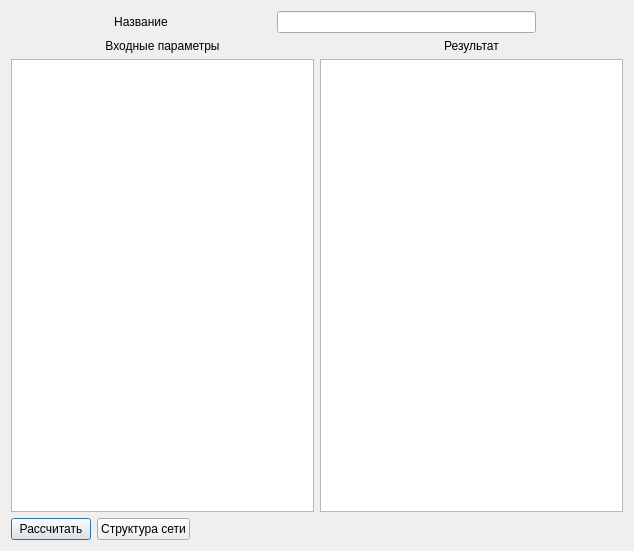
<?xml version="1.0" encoding="UTF-8"?>
<ui version="4.0">
 <class>TestNNDialog</class>
 <widget class="QDialog" name="TestNNDialog">
  <property name="geometry">
   <rect>
    <x>0</x>
    <y>0</y>
    <width>634</width>
    <height>551</height>
   </rect>
  </property>
  <property name="windowTitle">
   <string>Dialog</string>
  </property>
  <layout class="QVBoxLayout" name="verticalLayout_3">
   <item>
    <layout class="QHBoxLayout" name="horizontalLayout_2" stretch="3,3,1">
     <item>
      <widget class="QLabel" name="label">
       <property name="text">
        <string>Название</string>
       </property>
       <property name="alignment">
        <set>Qt::AlignCenter</set>
       </property>
      </widget>
     </item>
     <item>
      <widget class="QLineEdit" name="nnNameLineEdit"/>
     </item>
     <item>
      <spacer name="horizontalSpacer">
       <property name="orientation">
        <enum>Qt::Horizontal</enum>
       </property>
       <property name="sizeHint" stdset="0">
        <size>
         <width>40</width>
         <height>20</height>
        </size>
       </property>
      </spacer>
     </item>
    </layout>
   </item>
   <item>
    <layout class="QHBoxLayout" name="horizontalLayout">
     <item>
      <layout class="QVBoxLayout" name="verticalLayout">
       <item>
        <widget class="QLabel" name="label_2">
         <property name="text">
          <string>Входные параметры</string>
         </property>
         <property name="alignment">
          <set>Qt::AlignCenter</set>
         </property>
        </widget>
       </item>
       <item>
        <widget class="QTableWidget" name="inputValuesTable"/>
       </item>
      </layout>
     </item>
     <item>
      <layout class="QVBoxLayout" name="verticalLayout_2">
       <item>
        <widget class="QLabel" name="label_3">
         <property name="text">
          <string>Результат</string>
         </property>
         <property name="alignment">
          <set>Qt::AlignCenter</set>
         </property>
        </widget>
       </item>
       <item>
        <widget class="QTableWidget" name="outputValuesTable"/>
       </item>
      </layout>
     </item>
    </layout>
   </item>
   <item>
    <layout class="QHBoxLayout" name="horizontalLayout_3" stretch="1,1,10">
     <item>
      <widget class="QPushButton" name="calcBtn">
       <property name="text">
        <string>Рассчитать</string>
       </property>
      </widget>
     </item>
     <item>
      <widget class="QPushButton" name="showNNStructureBtn">
       <property name="text">
        <string>Структура сети</string>
       </property>
      </widget>
     </item>
     <item>
      <spacer name="horizontalSpacer_2">
       <property name="orientation">
        <enum>Qt::Horizontal</enum>
       </property>
       <property name="sizeHint" stdset="0">
        <size>
         <width>40</width>
         <height>20</height>
        </size>
       </property>
      </spacer>
     </item>
    </layout>
   </item>
  </layout>
 </widget>
 <resources/>
 <connections/>
</ui>
